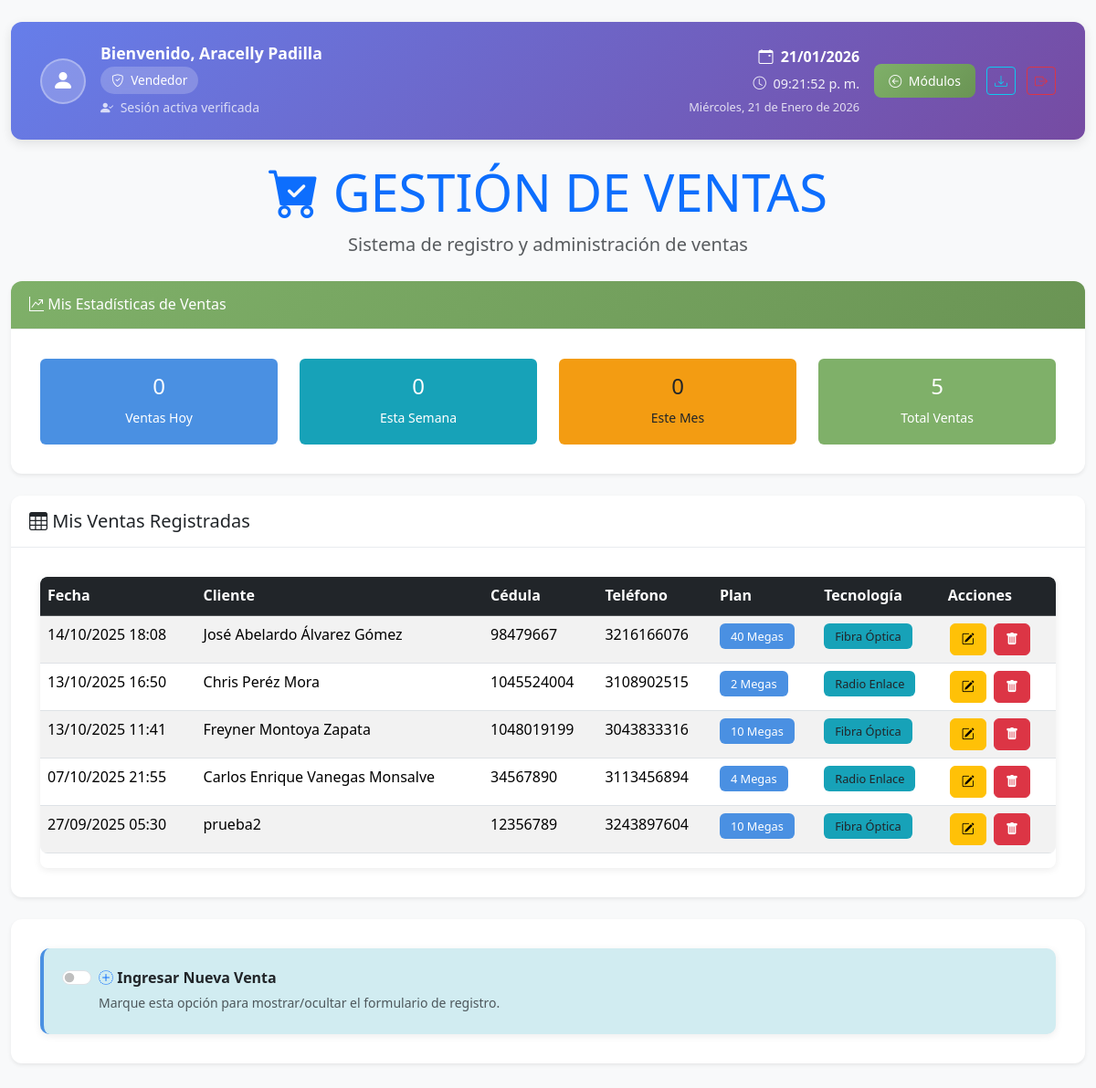
Page /proyectofinal/registro_ventas.php (signed in) on the earlier database version.
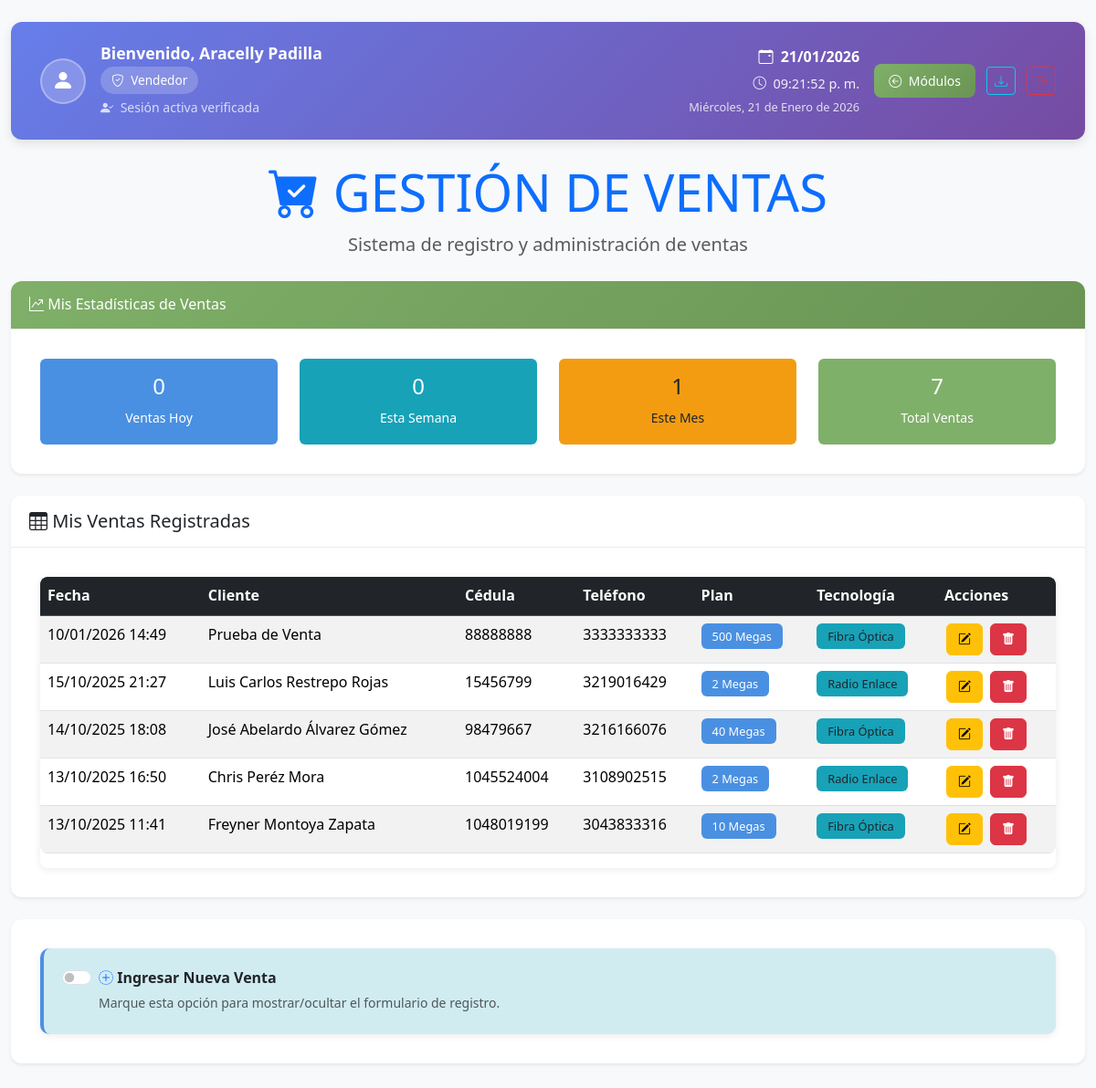
Same page on the later database version.
### tables this page shows
CREATE TABLE `ventas` (
  `id` int(11) NOT NULL,
  `fecha` datetime NOT NULL,
  `cedula` varchar(20) NOT NULL,
  `nombre` varchar(100) NOT NULL,
  `telefono1` varchar(15) NOT NULL,
  `telefono2` varchar(15) DEFAULT NULL,
  `email` varchar(100) NOT NULL,
  `municipio` varchar(50) NOT NULL,
  `vereda` varchar(100) NOT NULL,
  `coordenadas` varchar(50) NOT NULL,
  `indicaciones` text NOT NULL,
  `notas` text DEFAULT NULL,
  `num_servicio` varchar(10) NOT NULL,
  `tecnologia` varchar(20) NOT NULL,
  `plan` varchar(20) NOT NULL,
  `vendedor_usuario` varchar(50) NOT NULL,
  `vendedor_nombre` varchar(100) NOT NULL,
  `vendedor_cedula` varchar(20) NOT NULL,
  `created_at` timestamp NOT NULL DEFAULT current_timestamp()
);

### proyectofinal/conex_bd.php (called while the page is built, shortened)
<?php
function escapeHtml($string) {
    return htmlspecialchars($string, ENT_QUOTES, 'UTF-8');
}
?>

### proyectofinal/registro_ventas.php (the view, shortened to what the changed rows need)
<?php
require_once 'conex_bd.php';
try {
    $conn = getDBConnection();
} catch (Exception $e) {
    die("Error al conectar con la base de datos: " . escapeHtml($e->getMessage()));
}
$user_id = $_SESSION['user_id'];
$stmt = $conn->prepare("SELECT id, cedula, nombre, email, modulo FROM administrador WHERE id = ?");
$stmt->bindParam(1, $user_id, PDO::PARAM_INT);
$stmt->execute();
$user_data = $stmt->fetch(PDO::FETCH_ASSOC);
$cedula_usuario = escapeHtml($user_data['cedula']);
$stmt_stats = $conn->prepare("SELECT
    COUNT(*) as total_ventas,
    COUNT(CASE WHEN DATE(fecha) = CURDATE() THEN 1 END) as ventas_hoy,
    COUNT(CASE WHEN YEARWEEK(fecha, 1) = YEARWEEK(CURDATE(), 1) THEN 1 END) as ventas_semana,
    COUNT(CASE WHEN MONTH(fecha) = MONTH(CURDATE()) AND YEAR(fecha) = YEAR(CURDATE()) THEN 1 END) as ventas_mes
    FROM ventas
    WHERE vendedor_cedula = ?");
$statsData = ['ventas_hoy' => 0, 'ventas_semana' => 0, 'ventas_mes' => 0, 'total_ventas' => 0];
if ($stmt_stats) {
    $stmt_stats->bindParam(1, $cedula_usuario, PDO::PARAM_STR);
    $stmt_stats->execute();
    if ($stmt_stats->rowCount() > 0) {
        $statsData = $stmt_stats->fetch(PDO::FETCH_ASSOC);
    }
}
$stmt_ventas = $conn->prepare("SELECT id, fecha, nombre, cedula, telefono1, plan, tecnologia
    FROM ventas
    WHERE vendedor_cedula = ?
    ORDER BY fecha DESC
    LIMIT 5");
$mis_ventas = null;
if ($stmt_ventas) {
    $stmt_ventas->bindParam(1, $cedula_usuario, PDO::PARAM_STR);
    $stmt_ventas->execute();
    $mis_ventas = $stmt_ventas->fetchAll(PDO::FETCH_ASSOC);
}
?>
<!DOCTYPE html>
<html lang="es">
<head>
    <link href="https://cdn.jsdelivr.net/npm/bootstrap@5.3.3/dist/css/bootstrap.min.css" rel="stylesheet">
    <link href="https://cdn.jsdelivr.net/npm/bootstrap-icons@1.11.3/font/bootstrap-icons.css" rel="stylesheet">
    <link href="css/registroventas-styles.css" rel="stylesheet">
</head>
<body>
    <div class="container-fluid py-4">
        <header class="text-center mb-4">
            <h1 class="display-4 text-primary">
                <i class="bi bi-cart-check-fill"></i>
                GESTIÓN DE VENTAS
            </h1>
        </header>
        <div class="card border-success mb-4 shadow-sm" id="stats-container">
            <div class="card-body">
                <div class="row text-center">
                    <div class="col-md-3 mb-2 mb-md-0">
                        <div class="bg-warning text-dark p-3 rounded">
                            <h4 id="stats-mes"><?php echo $statsData['ventas_mes'] ?? 0; ?></h4>
                            <small>Este Mes</small>
                        </div>
                    </div>
                    <div class="col-md-3">
                        <div class="bg-success text-white p-3 rounded">
                            <h4 id="stats-total"><?php echo $statsData['total_ventas'] ?? 0; ?></h4>
                            <small>Total Ventas</small>
                        </div>
                    </div>
                </div>
            </div>
        </div>
        <div class="card mb-4 shadow-sm">
            <div class="card-body">
                <div class="table-responsive">
                    <table class="table table-striped table-hover">
                        <thead class="table-dark">
                            <tr>
                                <th>Fecha</th>
                                <th>Cliente</th>
                                <th>Cédula</th>
                                <th>Teléfono</th>
                                <th>Plan</th>
                                <th>Tecnología</th>
                                <th>Acciones</th>
                            </tr>
                        </thead>
                        <tbody>
                            <?php if ($mis_ventas && count($mis_ventas) > 0): ?>
                                <?php foreach ($mis_ventas as $venta): ?>
                                <tr id="venta-row-<?php echo escapeHtml($venta['id']); ?>">
                                    <td><?php echo date('d/m/Y H:i', strtotime($venta['fecha'])); ?></td>
                                    <td><?php echo escapeHtml($venta['nombre']); ?></td>
                                    <td><?php echo escapeHtml($venta['cedula']); ?></td>
                                    <td><?php echo escapeHtml($venta['telefono1']); ?></td>
                                    <td><span class="badge bg-primary"><?php echo escapeHtml($venta['plan']); ?></span></td>
                                    <td><span class="badge bg-info text-dark"><?php echo escapeHtml($venta['tecnologia']); ?></span></td>
                                    <td>
                                        <button class="btn btn-sm btn-warning" onclick="handleEdit(<?php echo escapeHtml($venta['id']); ?>)" title="Editar Venta">
                                            <i class="bi bi-pencil-square"></i>
                                        </button>
                                        <button class="btn btn-sm btn-danger" onclick="handleDelete(<?php echo escapeHtml($venta['id']); ?>)" title="Eliminar Venta">
                                            <i class="bi bi-trash-fill"></i>
                                        </button>
                                    </td>
                                </tr>
                                <?php endforeach; ?>
                            <?php endif; ?>
                        </tbody>
                    </table>
                </div>
            </div>
        </div>
    </div>
</body>
</html>

Differences in the rows shown:
no longer on this page (row unchanged): ventas: fecha "07/10/2025 21:55", nombre "Carlos Enrique Vanegas Monsalve", cedula "34567890", telefono1 "3113456894", plan "4 Megas", tecnologia "Radio Enlace"
no longer on this page (row unchanged): ventas: fecha "27/09/2025 05:30", nombre "prueba2", cedula "12356789", telefono1 "3243897604", plan "10 Megas", tecnologia "Fibra Óptica"
added ventas: fecha "10/01/2026 14:49", nombre "Prueba de Venta", cedula "88888888", telefono1 "3333333333", plan "500 Megas", tecnologia "Fibra Óptica"
added ventas: fecha "15/10/2025 21:27", nombre "Luis Carlos Restrepo Rojas", cedula "15456799", telefono1 "3219016429", plan "2 Megas", tecnologia "Radio Enlace"
Other differences:
$statsData['ventas_mes']: "0" → "1"
$statsData['total_ventas']: "5" → "7"
